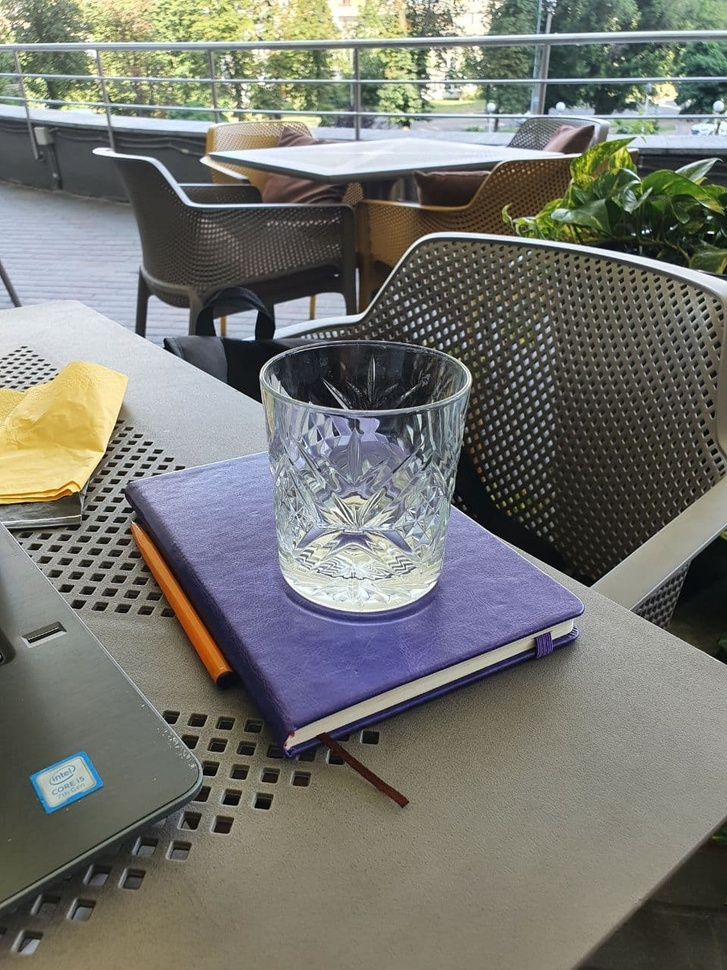
#> input picture hamming/im1.jpg, 727 x 970 px, shrunk from 960 x 1280 before the run
$ python hamm.py
#> lines starting #> are read from the running program, lines starting #| are printed output that depends on the picture

# feature matching
# https://docs.opencv.org/3.0-beta/doc/py_tutorials/py_feature2d/py_matcher/py_matcher.html

import cv2
import numpy as np

im1 = cv2.imread("im1.jpg",0)
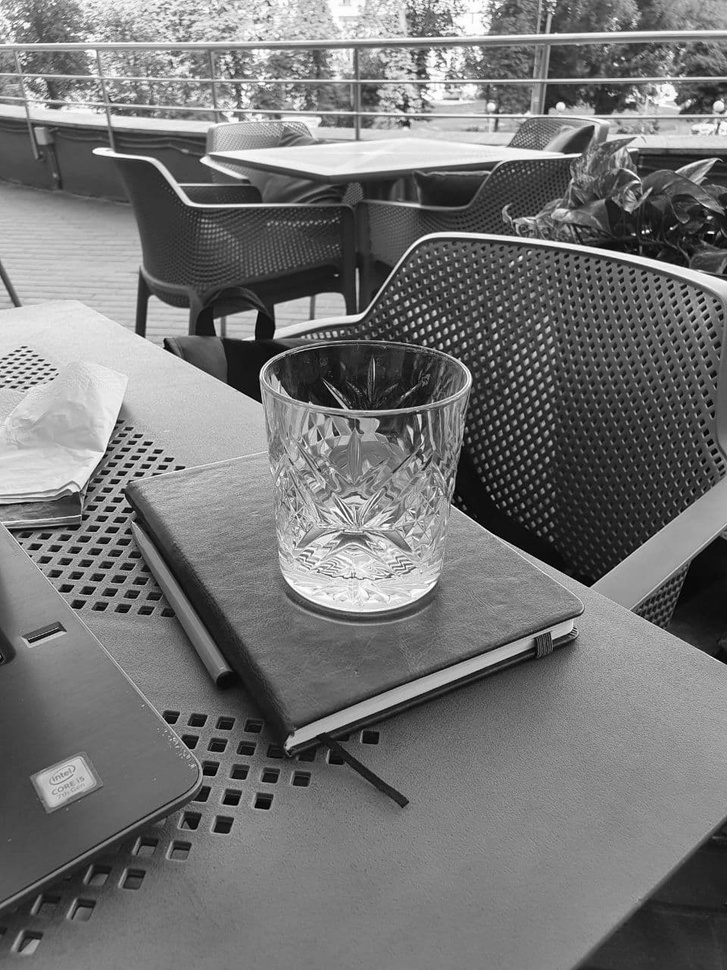
#> im1: shape (970, 727); min 0, max 255, mean 117.1
im2 = cv2.imread("im2.jpg",0)
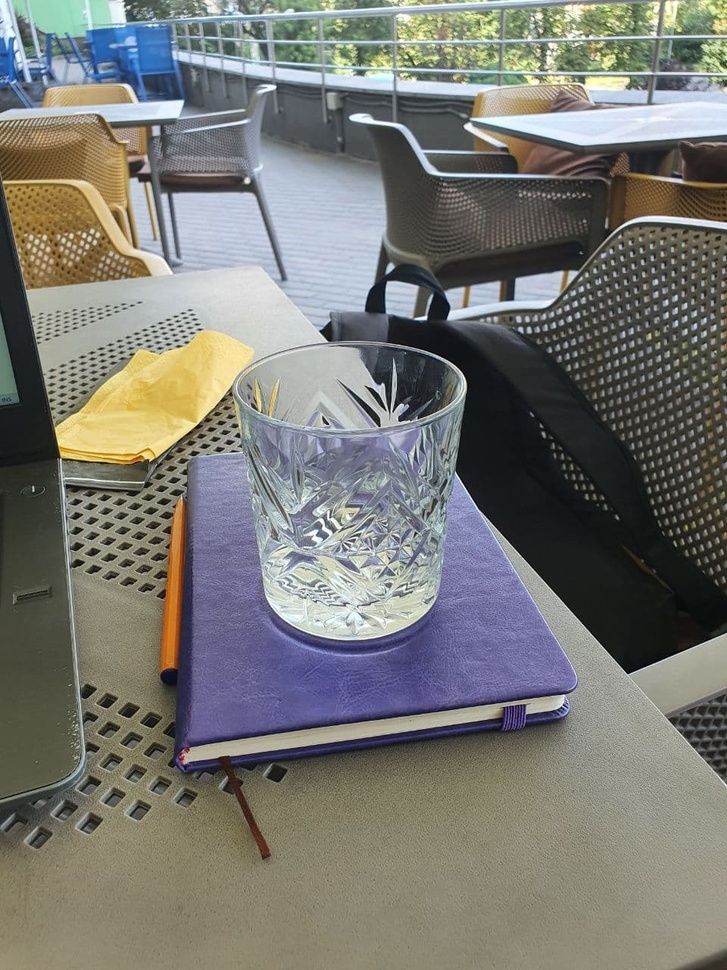
#> input picture hamming/im2.jpg, 727 x 970 px, shrunk from 960 x 1280 before the run
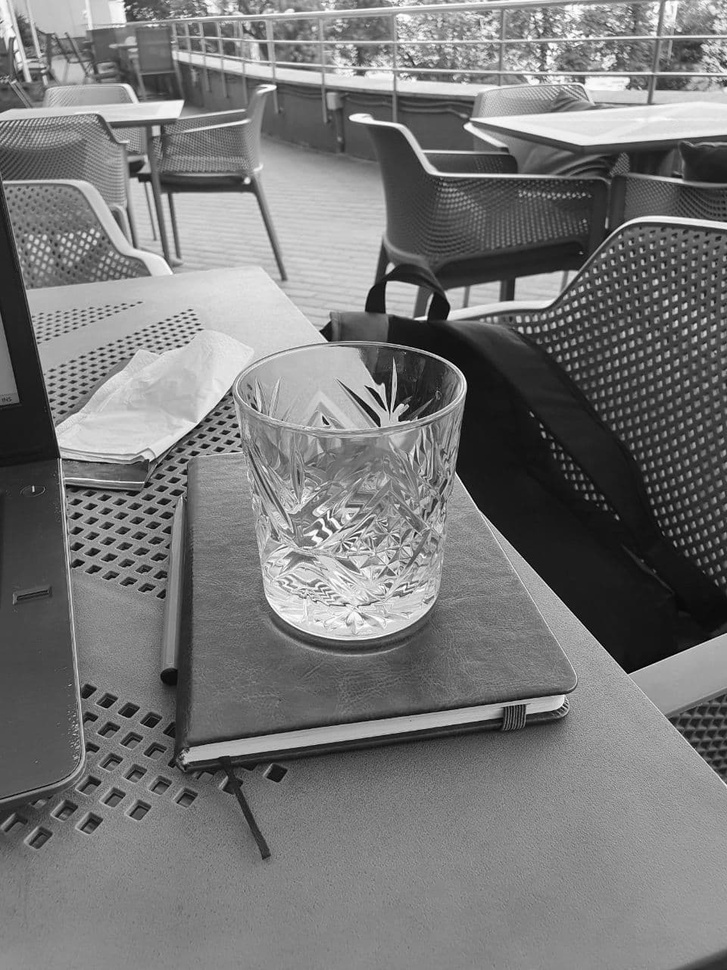
#> im2: shape (970, 727); min 0, max 255, mean 119.7

#cv2.imshow("im1",im1)
#cv2.imshow("im2",im2)
#cv2.waitKey(0)

# Initiate SIFT detector
orb = cv2.ORB_create()
kp1, des1 = orb.detectAndCompute(im1,None)
#> kp1 = 500 keypoints; strongest (x, y, size): (643, 232, 31), (648, 231, 31), (560, 102, 44.6), (254, 338, 31)
kp2, des2 = orb.detectAndCompute(im2,None)
#> kp2 = 500 keypoints; strongest (x, y, size): (426, 318, 37.2), (425, 318, 44.6), (563, 705, 31), (320, 331, 31)

dist = cv2.norm(des1,des2,cv2.NORM_HAMMING)
#> dist = 62217
print(dist)
#| 62217.0
